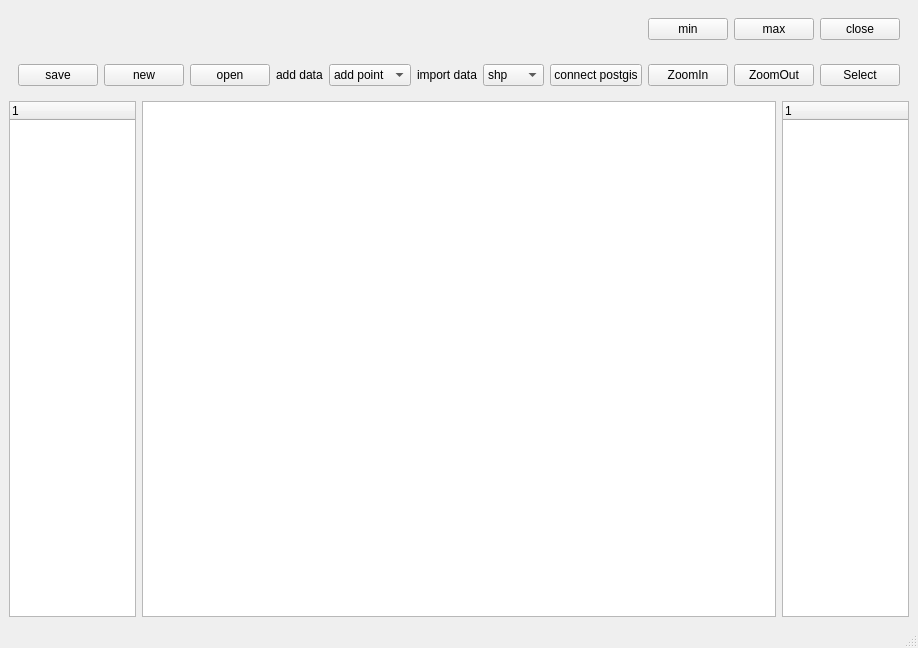
<?xml version="1.0" encoding="UTF-8"?>
<ui version="4.0">
 <class>MainWindow</class>
 <widget class="QMainWindow" name="MainWindow">
  <property name="geometry">
   <rect>
    <x>0</x>
    <y>0</y>
    <width>908</width>
    <height>648</height>
   </rect>
  </property>
  <property name="windowTitle">
   <string>MainWindow</string>
  </property>
  <widget class="QWidget" name="centralwidget">
   <layout class="QFormLayout" name="formLayout">
    <item row="0" column="0" colspan="2">
     <layout class="QVBoxLayout" name="verticalLayout">
      <item>
       <widget class="QWidget" name="widget" native="true">
        <layout class="QHBoxLayout" name="horizontalLayout_2">
         <item>
          <spacer name="horizontalSpacer">
           <property name="orientation">
            <enum>Qt::Horizontal</enum>
           </property>
           <property name="sizeHint" stdset="0">
            <size>
             <width>40</width>
             <height>20</height>
            </size>
           </property>
          </spacer>
         </item>
         <item>
          <widget class="QPushButton" name="min_bt">
           <property name="text">
            <string>min</string>
           </property>
          </widget>
         </item>
         <item>
          <widget class="QPushButton" name="max_bt">
           <property name="text">
            <string>max</string>
           </property>
          </widget>
         </item>
         <item>
          <widget class="QPushButton" name="close_bt">
           <property name="text">
            <string>close</string>
           </property>
          </widget>
         </item>
        </layout>
       </widget>
      </item>
      <item>
       <widget class="QWidget" name="widget_2" native="true">
        <layout class="QHBoxLayout" name="horizontalLayout_4">
         <item>
          <widget class="QPushButton" name="save_bt">
           <property name="text">
            <string>save</string>
           </property>
          </widget>
         </item>
         <item>
          <widget class="QPushButton" name="new_bt">
           <property name="text">
            <string>new</string>
           </property>
          </widget>
         </item>
         <item>
          <widget class="QPushButton" name="open_bt">
           <property name="text">
            <string>open</string>
           </property>
          </widget>
         </item>
         <item>
          <widget class="QLabel" name="label">
           <property name="text">
            <string>add data</string>
           </property>
          </widget>
         </item>
         <item>
          <widget class="QComboBox" name="add_data_combox">
           <item>
            <property name="text">
             <string>add point</string>
            </property>
           </item>
           <item>
            <property name="text">
             <string>add line</string>
            </property>
           </item>
           <item>
            <property name="text">
             <string>add poly</string>
            </property>
           </item>
          </widget>
         </item>
         <item>
          <widget class="QLabel" name="label_2">
           <property name="text">
            <string>import data</string>
           </property>
          </widget>
         </item>
         <item>
          <widget class="QComboBox" name="import_data_combox">
           <item>
            <property name="text">
             <string>shp</string>
            </property>
           </item>
           <item>
            <property name="text">
             <string>raster</string>
            </property>
           </item>
           <item>
            <property name="text">
             <string>csv</string>
            </property>
           </item>
          </widget>
         </item>
         <item>
          <widget class="QPushButton" name="connect_postgis_bt">
           <property name="text">
            <string>connect postgis</string>
           </property>
          </widget>
         </item>
         <item>
          <widget class="QPushButton" name="ZoomIn_bt">
           <property name="text">
            <string>ZoomIn</string>
           </property>
          </widget>
         </item>
         <item>
          <widget class="QPushButton" name="ZoomOut_bt">
           <property name="text">
            <string>ZoomOut</string>
           </property>
          </widget>
         </item>
         <item>
          <widget class="QPushButton" name="Select_bt">
           <property name="text">
            <string>Select</string>
           </property>
          </widget>
         </item>
         <item>
          <spacer name="horizontalSpacer_2">
           <property name="orientation">
            <enum>Qt::Horizontal</enum>
           </property>
           <property name="sizeHint" stdset="0">
            <size>
             <width>338</width>
             <height>18</height>
            </size>
           </property>
          </spacer>
         </item>
        </layout>
       </widget>
      </item>
      <item>
       <layout class="QHBoxLayout" name="horizontalLayout" stretch="1,5,1">
        <item>
         <widget class="QTreeWidget" name="treeWidget_layer">
          <column>
           <property name="text">
            <string notr="true">1</string>
           </property>
          </column>
         </widget>
        </item>
        <item>
         <widget class="QGraphicsView" name="graphicsView"/>
        </item>
        <item>
         <widget class="QTreeWidget" name="treeWidget_catalog">
          <column>
           <property name="text">
            <string notr="true">1</string>
           </property>
          </column>
         </widget>
        </item>
       </layout>
      </item>
     </layout>
    </item>
   </layout>
  </widget>
  <widget class="QStatusBar" name="statusbar"/>
 </widget>
 <resources/>
 <connections/>
</ui>
